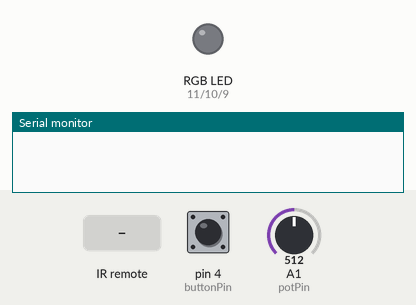
Simulated run of this sketch. Board: Arduino Uno, built with avr-gcc and run on an emulated ATmega328P. Parts: an RGB LED mixed from three pins (HIGH = lit), the last lines printed to the serial monitor. The inputs (shaded band) are chosen by the test bench; at power-on: A1 (potPin) = 512, pin 4 (buttonPin) HIGH.

Above: at 1.2 s.
1.3 s: infrared code 0xFFB04F received
At 2.1 s:
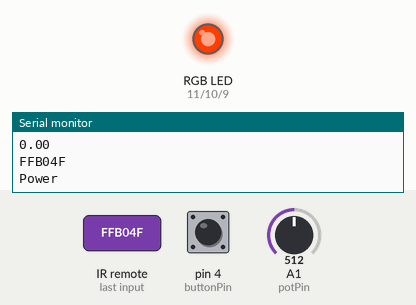
4.3 s: A1 (potPin) set to 306
At 4.72 s:
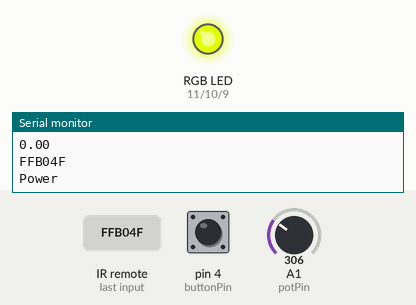
At 6.34 s:
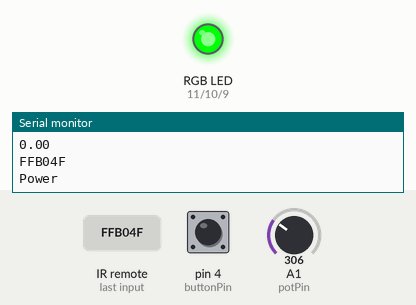
7.3 s: infrared code 0xFF708F received
10.3 s: infrared code 0xFF32CD received
At 10.55 s:
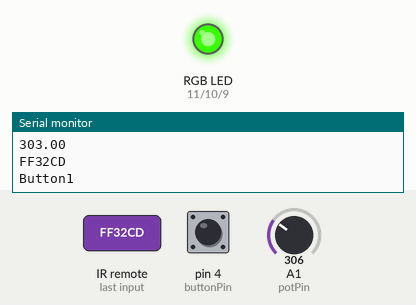
13.3 s: A1 (potPin) set to 716
16.3 s: infrared code 0xFFB24D received
Timing chart, 0 to 22.1 s (numbered marks = the images above; inputs shaded):
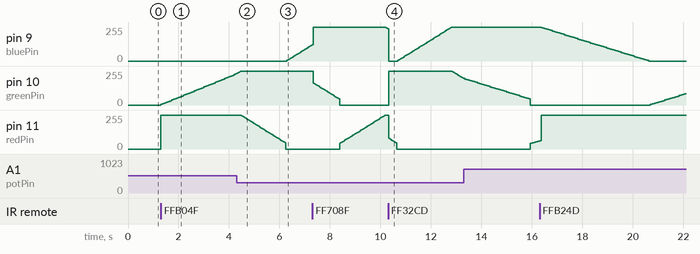

The sketch:

Final_project.ino
```cpp
#include <IRremote.h>

const int RECV_PIN = 2;
IRrecv irrecv(RECV_PIN);
decode_results results;
float curButton = HIGH;
float lastButton = HIGH;
int potValue;
unsigned long previousMillis = 0;
unsigned long currentMillis = millis();
const int potPin = A1;
const int redPin = 11;
const int greenPin = 10;
const int bluePin = 9;
const int buttonPin = 4;
float hue = 0, s = 1, v = 1;
float r,g,b;
int maxTime = 100;
int minTime = 10;
bool off = true;

void setup()
{
  Serial.begin(9600);
  irrecv.enableIRIn();
  irrecv.blink13(true);
  pinSetup();
}

void loop() {
  RemoteButtons();
  button();
  if (off != true)
  {
    currentMillis = millis();
    if (currentMillis - previousMillis >= getDelayFromPot())
    {
    RemoteButtons();
    LightOn();
    }
  }
  else
  {
    analogWrite(redPin, 0);
    analogWrite(greenPin,0);
    analogWrite(bluePin,0);
  }
}

int getDelayFromPot()
{
  potValue = analogRead(potPin);
  int delayTime = potValue / 1023.0 * (maxTime - minTime) + minTime;
  return delayTime;
}

void pinSetup()
{
  pinMode(potPin, INPUT);
  pinMode(buttonPin, INPUT_PULLUP);
  pinMode(redPin, OUTPUT);
  pinMode(greenPin, OUTPUT);
  pinMode(bluePin, OUTPUT);
}

void RemoteButtons()
{
   if (irrecv.decode(&results))
      {
        Serial.println(hue);
        Serial.println(results.value, HEX);
        irrecv.resume();
      switch(results.value){
          case 0xFFB04F:
          Serial.println("Power");
          if (off == true)
          {
            off=false;
          }
          else
          {
            off=true;
          }
          break;
          case 0xFF32CD:
          Serial.println("Button1");
          hue=100;
          break;
          case 0xFF708F:
          Serial.println("Button2");
          hue=200;
          break;
          case 0xFFB24D:
          Serial.println("Button3");
          hue=300;
          break;
      }
    }
  }

void button()
{
  lastButton = curButton;
  curButton = digitalRead(buttonPin);
  if (lastButton == LOW && curButton == HIGH)
  {
    if (off == true)
    {
      off = false;
    }
    else
    {
      off = true;
      //Serial.println("Turning OFF");
    }
  }
}

void hsv2rgb(float h, float s, float v, float &r, float &g, float &b)
{
  v = constrain(v, 0, 1);
  s = constrain(s, 0, 1);
  float c = v*s;
  float hprime = h/60.0f;
  float x = c * ( 1 - abs(hprime - ((int)hprime/2)*2 - 1));
  if (h < 0 || h > 360)
  {
    r = g = b = 0;
  }
  else if ( 0 <= hprime && hprime < 1)
  {
    r = c;
    g = x;
    b = 0;
  }
    else if ( 1 <= hprime && hprime < 2)
  {
    r = x;
    g = c;
    b = 0;
  }
    else if ( 2 <= hprime && hprime < 3)
  {
    r = 0;
    g = c;
    b = x;
  }
    else if ( 3 <= hprime && hprime < 4)
  {
    r = 0;
    g = x;
    b = c;
  }
    else if ( 4 <= hprime && hprime < 5)
  {
    r = x;
    g = 0;
    b = c;
  }
    else if ( 5 <= hprime && hprime < 6)
  {
    r = c;
    g = 0;
    b = x;
  }
  float m = v - c;
  r += m;
  g += m;
  b += m;
  r *= 255;
  g *= 255;
  b *= 255;
}

void LightOn()
{
    previousMillis = currentMillis;
    hue++;
    if (hue == 110)
    {
      hue = 120;
    }
    if (hue == 230)
    {
       hue = 250;
    }
    //make hue wrap around the color wheel
    if (hue < 0 || hue > 359)
    {
     hue = 0;
    }
    hsv2rgb(hue,s,v,r,g,b);
    //write the color to the RGB LED
    analogWrite(redPin, r);
    analogWrite(greenPin, g);
    analogWrite(bluePin, b);
    }
```

Measured:
- after the input at 1.3 s, pin 10 (greenPin): moves from 0/255 to 233/255 over 3.0 s, starting at once; pin 11 (redPin): 0/255 → 255/255 at once
- after the input at 4.3 s, pin 9 (bluePin): moves from 0/255 to 123/255 over 1.0 s, starting after 2.0 s
- after the input at 10.3 s, pin 11 (redPin): moves from 255/255 to 0/255 over 0.32 s, starting at once
- after the input at 16.3 s, pin 10 (greenPin): moves from 0/255 to 85/255 over 1.4 s, starting after 4.4 s
